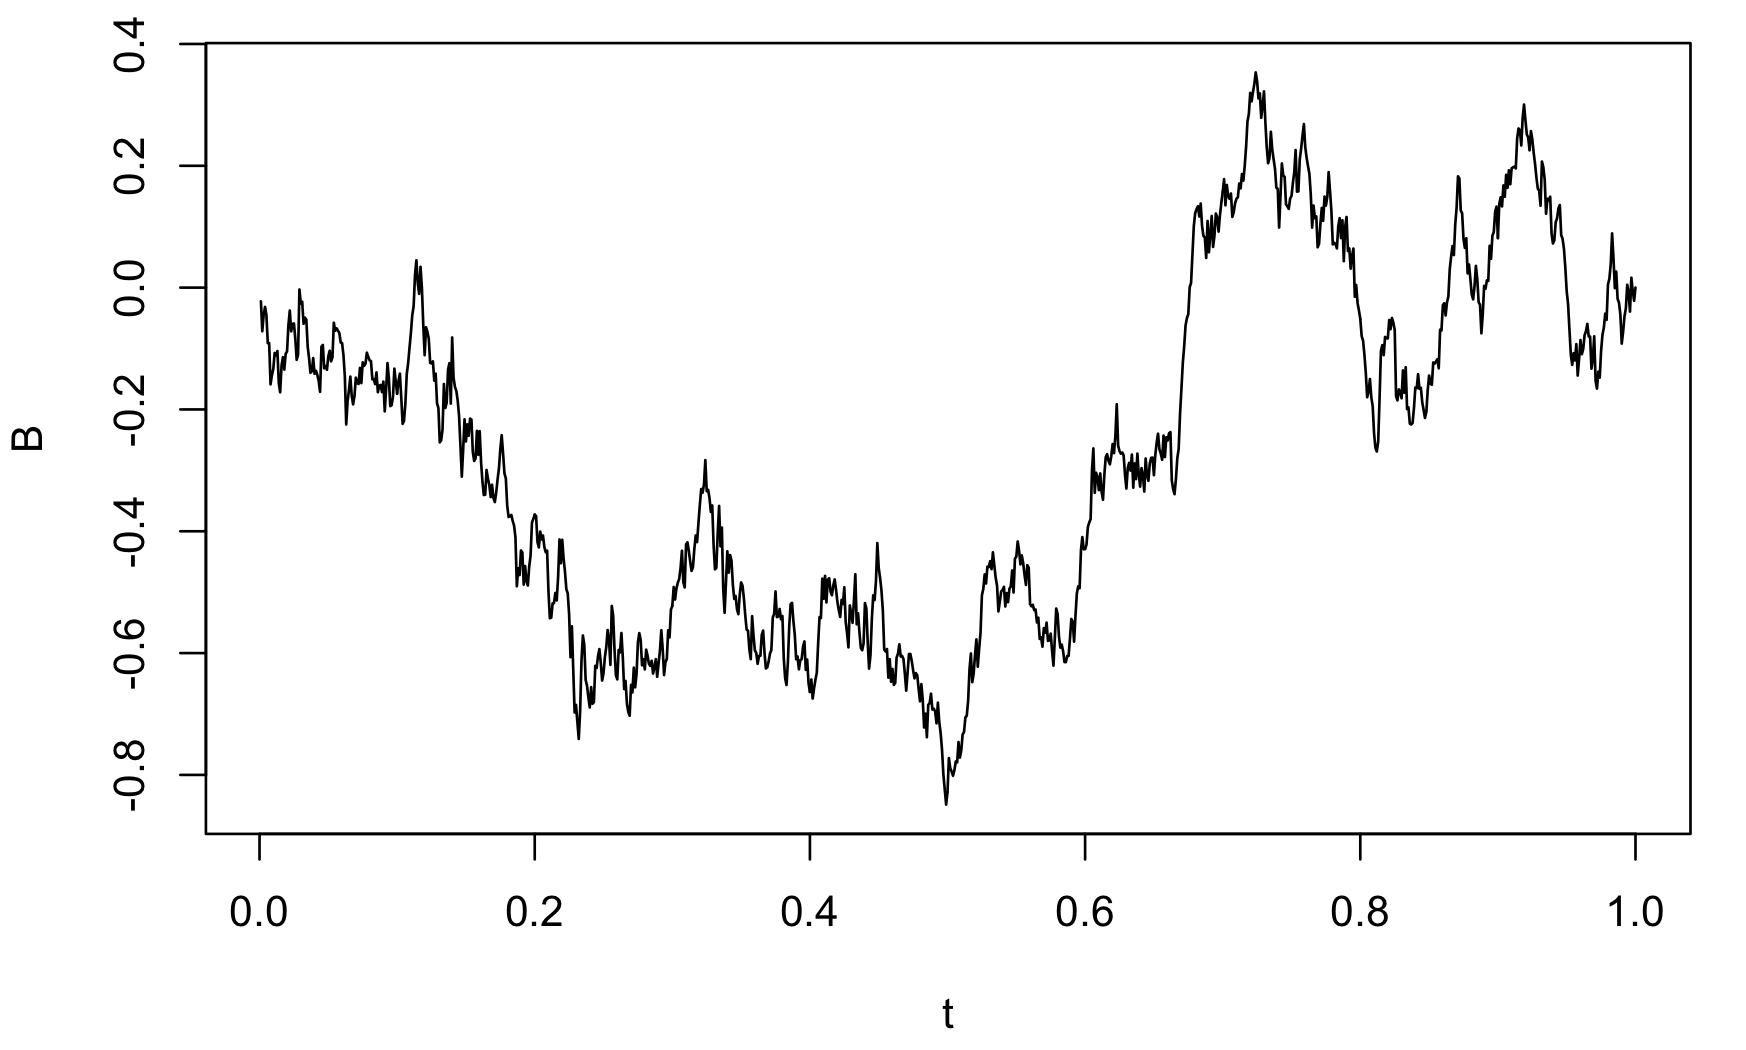

Recreate this plot in R.

    # Discrete covariance function k(s,t) = s*(1-t) for s < t
    n = 1000; t = 1:n/n
    Sig = t %o% (1-t)
    Sig = pmin(Sig, t(Sig))

    # Compute symmmetric square root (via eigendecomposition)
    eig = eigen(Sig)
    Sig.half = eig$vec %*% diag(sqrt(eig$val)) %*% t(eig$vec)

    # Generate discrete Brownian motion and plot it
    B = Sig.half %*% rnorm(n)
    plot(t, B, type="l")
